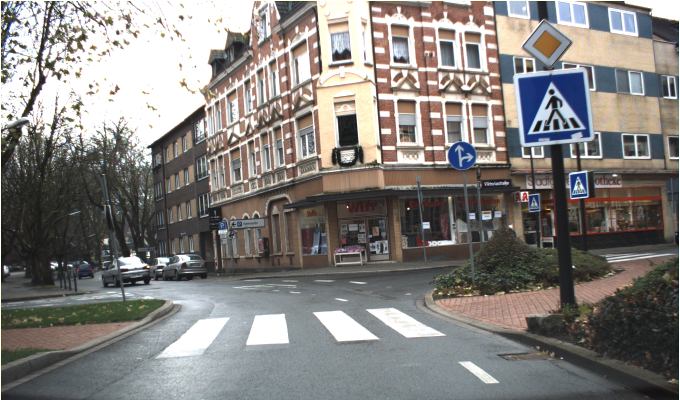
#> input picture VA-P2/Material Señales/00262.ppm, 1360 x 800 px (shown at 1/2 size)
$ python prueba5.py
#> lines starting #> are read from the running program, lines starting #| are printed output that depends on the picture; after the words box and inside, x2 and y2 are one past the last pixel; in counts of white or black regions, pixels touching at a corner belong together
#> in detect_blue_square, image is the input picture: shape (800, 1360, 3); mean B, G, R 125.9, 128.9, 132.3
#> in detect_blue_square, `mask_blue = cv2.inRange(hsv, lower_blue, upper_blue)`:
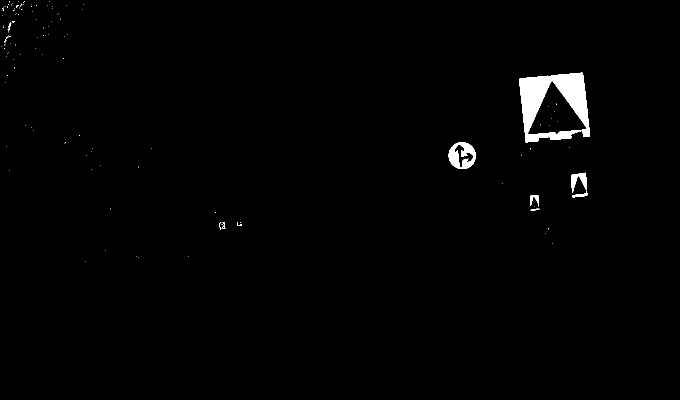
#> mask_blue: shape (800, 1360) (shown at 1/2 size); 1.2% white; 118 white regions (109 under 20 px), largest, box (x1, y1, x2, y2) and area: (1038, 145, 1180, 285) 9858, (897, 284, 952, 338) 1713, (1142, 345, 1174, 386) 604
#> in detect_blue_square, `contours, _ = cv2.findContours(roi_threshold, cv2.RETR_EXTERNAL, cv2.C..`: contours = 27 contours, 19 with area under 20; largest, box (x1, y1, x2, y2) and area: (1038, 145, 1180, 285) 15962, (897, 284, 952, 338) 2233, (1142, 345, 1174, 385) 523, (1060, 390, 1078, 412) 148, (1144, 383, 1175, 395) 124, (444, 444, 451, 458) 28, (1061, 417, 1078, 422) 26, (16, 46, 22, 61) 20
#> the loop in detect_blue_square, `for cnt in contours:` made 27 passes
#> (epsilon, area, x, y, w, h, internal_contours) on passes 7, 9: (3.93, 148, 1060, 390, 18, 22, 1 contour; box (x1, y1, x2, y2) and area: (0, 0, 18, 22) 270), (6.92, 523, 1142, 345, 32, 40, 1 contour; box (x1, y1, x2, y2) and area: (0, 0, 32, 40) 832)
#> (printed output is left out)
#> after the loop in detect_blue_square, `for cnt in contours:`:
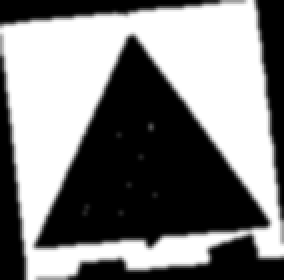
#> roi_threshold_internal: shape (140, 142) (shown 2 times larger); min 0, max 255, mean 126.8
#> after the loop in detect_blue_square, `for cnt in contours:`:
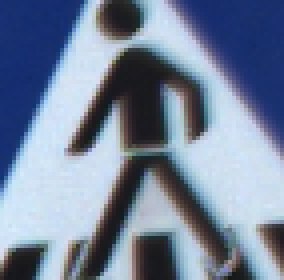
#> small_roi: shape (70, 71, 3) (shown 4 times larger); mean B, G, R 155.6, 132, 117.4
import cv2
import numpy as np
import matplotlib.pyplot as plt

def detect_blue_circles(image):
    hsv = cv2.cvtColor(image, cv2.COLOR_BGR2HSV)
#> hsv: shape (800, 1360, 3); mean H, S, V 52.1, 39.4, 139
    gray = cv2.cvtColor(image, cv2.COLOR_BGR2GRAY)

    lower_blue = np.array([106, 120, 50])
    upper_blue = np.array([130, 230, 255])

    mask_blue = cv2.inRange(hsv, lower_blue, upper_blue)
#> mask_blue: shape (800, 1360); 1.2% white; 163 white regions (152 under 20 px), largest, box (x1, y1, x2, y2) and area: (1040, 147, 1179, 284) 10046, (897, 284, 952, 338) 1790, (1144, 347, 1173, 384) 549

    blurred_mask_blue = cv2.GaussianBlur(mask_blue, (3, 3), 0)

    circles_blue = cv2.HoughCircles(
        blurred_mask_blue,
        cv2.HOUGH_GRADIENT_ALT,
        dp=1,
        minDist=14,
        param1=100,
        param2=0.48,
        minRadius=1,
        maxRadius=50
    )
#> circles_blue = [[923, 310, 27.35], [1156, 361, 14.58], [1068, 403, 12.82], [443, 450, 6.81]]

    original_image = np.copy(image)
    if circles_blue is not None:
        circles_blue = np.uint16(np.around(circles_blue))
#> circles_blue = [[923, 310, 27], [1156, 361, 15], [1068, 403, 13], [443, 450, 7]]
        for circle in circles_blue[0, :]:
            x, y, r = circle
            x = np.clip(x, r, gray.shape[1] - r)
            y = np.clip(y, r, gray.shape[0] - r)

            roi = gray[max(0, y - r):min(gray.shape[0], y + r), max(0, x - r):min(gray.shape[1], x + r)]
            _, roi_threshold = cv2.threshold(roi, 0, 255, cv2.THRESH_BINARY + cv2.THRESH_OTSU)

            if cv2.countNonZero(roi_threshold) > 0:
                if roi_threshold.size > 0:
                    contours, _ = cv2.findContours(roi_threshold, cv2.RETR_EXTERNAL, cv2.CHAIN_APPROX_SIMPLE)
                    for cnt in contours:
                        area = cv2.contourArea(cnt)
                        peri = cv2.arcLength(cnt, True)
                        approx = cv2.approxPolyDP(cnt, 0.03 * peri, True)
                        if len(approx) == 4 or len(approx) == 5  or len(approx) == 6:
                            rect = cv2.minAreaRect(cnt)
                            angle = rect[2]
                            if angle >= -45 and angle <= 45 or angle == 90:
                                cv2.circle(original_image, (x, y), r, (0, 255, 0), 2)
#> this loop made 4 passes
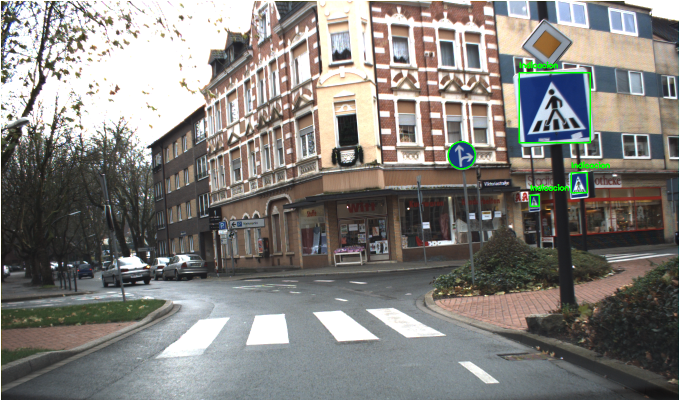
#> original_image: shape (800, 1360, 3) (shown at 1/2 size); mean B, G, R 125.3, 129.3, 131.7

    return mask_blue, original_image


def detect_red_circles(image):
    hsv = cv2.cvtColor(image, cv2.COLOR_BGR2HSV)
#> hsv: shape (800, 1360, 3); mean H, S, V 52.1, 39.4, 139
    gray = cv2.cvtColor(image, cv2.COLOR_BGR2GRAY)

    lower_red = np.array([0, 125, 30])
    upper_red = np.array([10, 255, 255])

    mask_red = cv2.inRange(hsv, lower_red, upper_red)
#> mask_red: shape (800, 1360); 0.5% white; 443 white regions (409 under 20 px), largest, box (x1, y1, x2, y2) and area: (1167, 391, 1324, 410) 1226, (1172, 440, 1329, 470) 557, (1083, 397, 1114, 474) 417

    blurred_mask_red = cv2.GaussianBlur(mask_red, (3, 3), 0)

    circles_red = cv2.HoughCircles(
        blurred_mask_red,
        cv2.HOUGH_GRADIENT_ALT,
        dp=0.1,
        minDist=6,
        param1=100,
        param2=0.5,
        minRadius=10,
        maxRadius=49
    )
#> circles_red = [[1198, 432, 34.04], [1238, 431, 35.06], [1101, 458, 15.88]]

    original_image = np.copy(image)
    if circles_red is not None:
        circles_red = np.uint16(np.around(circles_red))
#> circles_red = [[1198, 432, 34], [1238, 431, 35], [1101, 458, 16]]

        for circle in circles_red[0, :]:
            print("circle")
            x, y, r = circle
            x = np.clip(x, r, gray.shape[1] - r)
            y = np.clip(y, r, gray.shape[0] - r)
            roi = gray[max(0, y - r):min(gray.shape[0], y + r), max(0, x - r):min(gray.shape[1], x + r)]
            _, roi_threshold = cv2.threshold(roi, 0, 255, cv2.THRESH_BINARY + cv2.THRESH_OTSU)
            if cv2.countNonZero(roi_threshold) > 0:
                if roi_threshold.size > 0:
                    contours, _ = cv2.findContours(roi_threshold, cv2.RETR_EXTERNAL, cv2.CHAIN_APPROX_SIMPLE)
                    for cnt in contours:
                        area = cv2.contourArea(cnt)
                        peri = cv2.arcLength(cnt, True)
                        approx = cv2.approxPolyDP(cnt, 0.03 * peri, True)
                        roi_signal = image[max(0, y - r):min(gray.shape[0], y + r), max(0, x - r):min(gray.shape[1], x + r)]
                        adjusted_image = cv2.convertScaleAbs(roi_signal, alpha=2.3, beta=20)
                        white_ratio, red_ratio = verificar_colores_en_roi(adjusted_image)
                        if (70 > white_ratio > 21) and (60 > red_ratio >= 25) and (850 > area >= 30) and (len(approx) in [1, 4, 8] or (len(approx) >= 6 and len(approx) <= 6.05)):
                            inner_circles = cv2.HoughCircles(
                                roi_threshold,
                                cv2.HOUGH_GRADIENT,
                                dp=1,
                                minDist=2000,
                                param1=100,
                                param2=4,
                                minRadius=9,
                                maxRadius=45
                            )
                            if inner_circles is not None:
                                print("circle")
                                inner_circles = np.uint16(np.around(inner_circles))
                                for circle in inner_circles[0, :]:
                                    x_inner, y_inner, r_inner = circle
                                    x_inner = np.clip(x_inner, r_inner, gray.shape[1] - r_inner)
                                    y_inner = np.clip(y_inner, r_inner, gray.shape[0] - r_inner)
                                    area_inner = np.pi * (r_inner ** 2)
                                    roi_signal_inner = image[max(0, y_inner - r_inner):min(gray.shape[0], y_inner + r_inner), max(0, x_inner - r_inner):min(gray.shape[1], x_inner + r_inner)]
                                    adjusted_image_inner = cv2.convertScaleAbs(roi_signal_inner, alpha=2.5, beta=10)
                                    white_ratio, red_ratio = verificar_colores_en_roi(adjusted_image_inner)
                                    if (3800 > area_inner > 450) and (105 > white_ratio > 84):
                                        cv2.rectangle(original_image, (x - r, y - r), (x + r, y + r), (0, 255, 0), 2)
                                        cv2.putText(original_image, "Prohibicion", (x - 30, y - 40), cv2.FONT_HERSHEY_SIMPLEX, 0.5, (0, 255, 0), 2)
#> this loop made 3 passes
#> (x, y, r) on passes 1 to 3: (1198, 432, 34), (1238, 431, 35), (1101, 458, 16)
#> (printed output is left out)
#> pass 1, in verificar_colores_en_roi, `mask_red = cv2.inRange(hsv_roi, red_lower, red_upper)`:
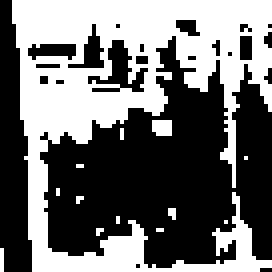
#> mask_red: shape (68, 68) (shown 4 times larger); 43.7% white; 13 white regions (12 under 20 px), largest, box (x1, y1, x2, y2) and area: (3, 0, 68, 68) 1971
#> after the loop:
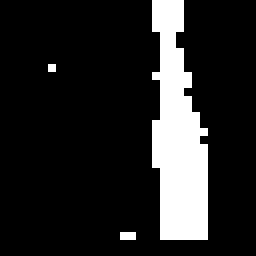
#> roi_threshold: shape (32, 32) (shown 8 times larger); 14.7% white; 3 white regions (2 under 20 px), largest, box (x1, y1, x2, y2) and area: (19, 0, 26, 30) 148
#> after the loop, area_inner = 2290.2; inner_circles = [[34, 34, 27]]; r_inner = 27; x_inner = 34; y_inner = 34

    return blurred_mask_red, original_image

def verificar_colores_en_roi(roi):
    white_lower = np.array([0, 0, 220])
    white_upper = np.array([180, 50, 255])

    red_lower = np.array([0, 60, 80])
    red_upper = np.array([30, 200, 255])

    hsv_roi = cv2.cvtColor(roi, cv2.COLOR_BGR2HSV)
    mask_red = cv2.inRange(hsv_roi, red_lower, red_upper)
    mask_white = cv2.inRange(hsv_roi, white_lower, white_upper)

    red_pixels_percentage = np.sum(mask_red == 255) / (roi.shape[0] * roi.shape[1]) * 100
    white_pixels_percentage = np.sum(mask_white == 255) / (roi.shape[0] * roi.shape[1]) * 100

    return white_pixels_percentage, red_pixels_percentage

def detect_red_triangles(image):
    hsv = cv2.cvtColor(image, cv2.COLOR_BGR2HSV)

    lower_red = np.array([0, 125, 30])
    upper_red = np.array([10, 255, 255])
    lower_red_strange = np.array([175, 100, 40])
    upper_red_strange = np.array([200, 255, 255])

    mask_red = cv2.inRange(hsv, lower_red, upper_red)
    mask_red_strange = cv2.inRange(hsv, lower_red_strange, upper_red_strange)
#> mask_red_strange: shape (800, 1360); 0.03% white in thin lines or dots, all inside (x1, y1, x2, y2) = (6, 16, 1323, 545)

    combined_mask = cv2.bitwise_or(mask_red, mask_red_strange)
#> combined_mask: shape (800, 1360); 0.53% white; 476 white regions (441 under 20 px), largest, box (x1, y1, x2, y2) and area: (1167, 391, 1324, 410) 1226, (1172, 440, 1329, 470) 607, (1083, 397, 1115, 474) 433
    blurred_mask_red = cv2.GaussianBlur(combined_mask, (3, 3), 0)
    _, blurred_threshold = cv2.threshold(blurred_mask_red, 0, 255, cv2.THRESH_BINARY )
#> blurred_threshold: shape (800, 1360); 1.3% white; 354 white regions (263 under 20 px)

    contours, _ = cv2.findContours(blurred_threshold, cv2.RETR_EXTERNAL, cv2.CHAIN_APPROX_SIMPLE)
#> contours = 354 contours, 300 with area under 20; largest, box (x1, y1, x2, y2) and area: (1166, 372, 1325, 411) 1998, (1169, 410, 1330, 471) 1114, (1082, 378, 1116, 477) 666, (843, 402, 888, 414) 338, (961, 395, 1000, 409) 334
    original_image = image.copy()

    for cnt in contours:
        epsilon = 0.03 * cv2.arcLength(cnt, True)
        approx = cv2.approxPolyDP(cnt, epsilon, True)
        area = cv2.contourArea(cnt)

        if (len(approx) == 3 or len(approx) == 7 or len(approx) == 6 or len(approx) == 5) and area > 610:
            x, y, w, h = cv2.boundingRect(cnt)
            roi_signal = image[y:y+h, x:x+w]
            adjusted_image = cv2.convertScaleAbs(roi_signal, alpha=1.5, beta=1)
            white_ratio, red_ratio = verificar_colores_en_roi(adjusted_image)
            if white_ratio > 20 and white_ratio <= 70 and red_ratio > 10 and red_ratio < 40:
                cv2.rectangle(original_image, (x, y), (x + w, y + h), (0, 255, 0), 3)
#> this loop made 354 passes
#> (epsilon, area, x, y, w, h, white_ratio, red_ratio) on passes 73, 96, 99: (17.49, 1113.5, 1169, 410, 161, 61, 3.03, 41.65), (8.83, 665.5, 1082, 378, 34, 99, 2.88, 37.34), (20.69, 1997.5, 1166, 372, 159, 39, 3.84, 80.49)
#> adjusted_image: shape (39, 159, 3)
#> roi_signal: shape (39, 159, 3)

    return blurred_threshold, original_image

def detect_blue_square(image_path):
    image = cv2.imread(image_path)
    hsv = cv2.cvtColor(image, cv2.COLOR_BGR2HSV)

    lower_blue = np.array([100, 140, 50])
    upper_blue = np.array([124, 255, 255])

    mask_blue = cv2.inRange(hsv, lower_blue, upper_blue)

    blurred_mask_blue = cv2.GaussianBlur(mask_blue, (3, 3), 0)

    original_image = np.copy(image)

    _, roi_threshold = cv2.threshold(blurred_mask_blue, 0, 255, cv2.THRESH_BINARY + cv2.THRESH_OTSU)

    contours, _ = cv2.findContours(roi_threshold, cv2.RETR_EXTERNAL, cv2.CHAIN_APPROX_SIMPLE)
    original_image = np.copy(image)

    for cnt in contours:
        epsilon = 0.04 * cv2.arcLength(cnt, True)
        approx = cv2.approxPolyDP(cnt, epsilon, True)
        area = cv2.contourArea(cnt)

        if (len(approx) == 4 or len(approx) == 7 or len(approx) == 5) and area > 50:  #1200
            x, y, w, h = cv2.boundingRect(cnt)
            _, roi_threshold_internal = cv2.threshold(mask_blue[y:y+h, x:x+w], 0, 255, cv2.THRESH_BINARY + cv2.THRESH_OTSU)
            roi_threshold_internal = cv2.GaussianBlur(roi_threshold_internal, (5, 5), 0)
            internal_contours, _ = cv2.findContours(roi_threshold_internal, cv2.RETR_EXTERNAL, cv2.CHAIN_APPROX_SIMPLE)

            for internal_cnt in internal_contours:
                internal_approx = cv2.approxPolyDP(internal_cnt, 0.04 * cv2.arcLength(internal_cnt, True), True)
                if len(internal_approx) == 4 or len(internal_approx) == 7 or len(internal_approx) == 3 or (len(approx) >= 1 and len(approx) <= 20):
                    small_roi = image[y + h // 4:y + 3 * h // 4, x + w // 4:x + 3 * w // 4]
                    small_roi_hsv = cv2.cvtColor(small_roi, cv2.COLOR_BGR2HSV)

                    lower_black = np.array([0, 0, 0])
                    upper_black = np.array([240, 50, 80])

                    mask_black = cv2.inRange(small_roi_hsv, lower_black, upper_black)

                    if cv2.countNonZero(mask_black) > 0:
                        print("hola")
                        cv2.rectangle(original_image, (x, y), (x + w, y + h), (0, 255, 0), 2)
                        cv2.putText(original_image, "Indicacion", (x, y - 10), cv2.FONT_HERSHEY_SIMPLEX, 0.5, (0, 255, 0), 2)

    return blurred_mask_blue, original_image

image_path = "Material Señales/00262.ppm"
detected_image_blue_square, image_blue_square = detect_blue_square(image_path)
detected_image_blue, image_blue = detect_blue_circles(image_blue_square)
detected_image_red, image_red = detect_red_circles(image_blue)
detected_image_red_triangles, image_red_triangles = detect_red_triangles(image_red)

# Visualizar los resultados
fig, ax = plt.subplots(1, 2, figsize=(10, 5))
ax[0].imshow(cv2.cvtColor(image_red_triangles, cv2.COLOR_BGR2RGB))
ax[0].set_title('Áreas azules detectadas')

# Mostrar la imagen
ax[1].imshow(detected_image_blue)
ax[1].set_title('Imagen')

for a in ax:
    a.axis('off')

plt.tight_layout()
plt.show()
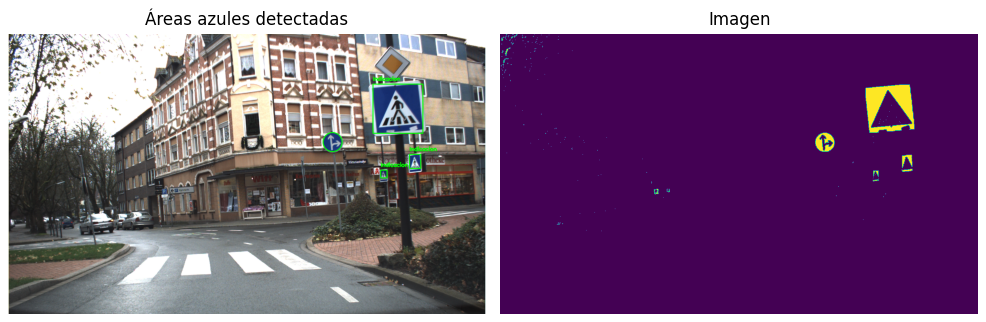
#> figure drawn by matplotlib, 2 panels

$ run again, with VA-P2/Material Señales/00001.ppm copied over VA-P2/Material Señales/00262.ppm
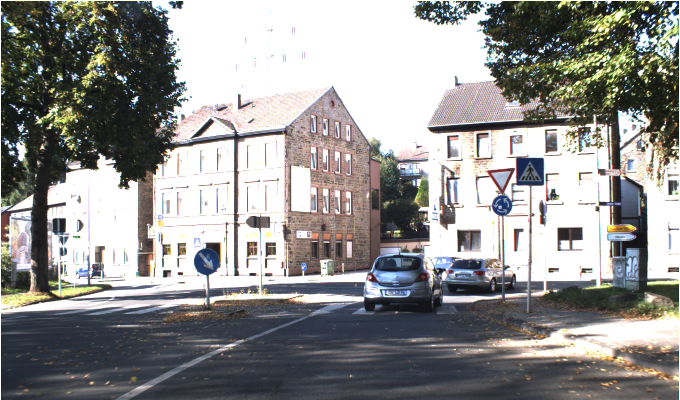
#> input picture VA-P2/Material Señales/00001.ppm, 1360 x 800 px (shown at 1/2 size)
#> in detect_blue_square, image is the input picture: shape (800, 1360, 3); mean B, G, R 143.6, 145.1, 145.7
#> in detect_blue_square, `mask_blue = cv2.inRange(hsv, lower_blue, upper_blue)`:
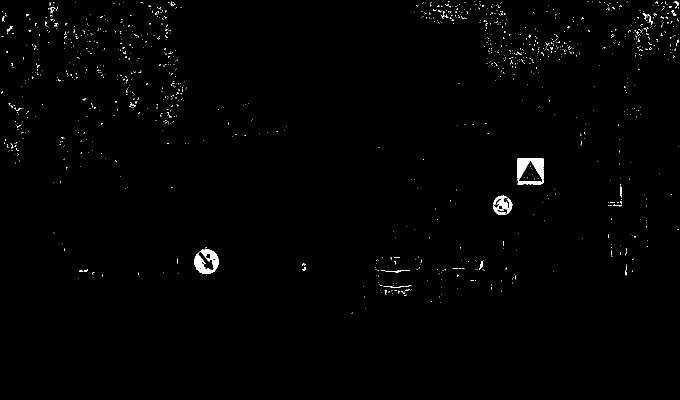
#> mask_blue: shape (800, 1360) (shown at 1/2 size); 0.74% white; 1184 white regions (1160 under 20 px), largest, box (x1, y1, x2, y2) and area: (1034, 316, 1088, 369) 1651, (389, 498, 438, 548) 1357, (986, 391, 1025, 430) 784
#> in detect_blue_square, `contours, _ = cv2.findContours(roi_threshold, cv2.RETR_EXTERNAL, cv2.C..`: contours = 621 contours, 605 with area under 20; largest, box (x1, y1, x2, y2) and area: (1034, 316, 1088, 369) 2649, (389, 498, 438, 548) 1387, (986, 391, 1025, 430) 900, (958, 522, 966, 540) 52, (1285, 26, 1299, 39) 47
#> the loop in detect_blue_square, `for cnt in contours:` made 621 passes
#> (epsilon, approx, area, x, y, w, h) on pass 49: (1.66, [[965, 522], [962, 523], [958, 539], [964, 533]], 52.5, 958, 522, 8, 18)
#> (printed output is left out)
#> in detect_blue_circles, `circles_blue = cv2.HoughCircles( blurred_mask_blue, cv2.HOUGH_GRADIENT..`: circles_blue = [[1005, 412, 16.21], [413, 523, 24.79]]
#> in detect_blue_circles, `circles_blue = np.uint16(np.around(circles_blue))`: circles_blue = [[1005, 412, 16], [413, 523, 25]]
#> the loop in detect_blue_circles, `for circle in circles_blue[0, :]:` made 2 passes
#> mask_red: shape (800, 1360); 0.25% white in thin lines or dots
#> circles_red = None
#> mask_red_strange: shape (800, 1360); 0.08% white in thin lines or dots, all inside (x1, y1, x2, y2) = (8, 8, 1333, 723)
#> combined_mask: shape (800, 1360); 0.33% white in thin lines or dots
#> blurred_threshold: shape (800, 1360); 1.3% white; 790 white regions (639 under 20 px)
#> in detect_red_triangles, `contours, _ = cv2.findContours(blurred_threshold, cv2.RETR_EXTERNAL, c..`: contours = 790 contours, 724 with area under 20; largest, box (x1, y1, x2, y2) and area: (973, 337, 1029, 388) 1504, (835, 546, 858, 563) 204, (738, 546, 754, 565) 136, (294, 506, 310, 521) 128, (949, 542, 967, 552) 123
#> the loop in detect_red_triangles, `for cnt in contours:` made 790 passes
#> (epsilon, area, x, y, w, h, white_ratio, red_ratio) on pass 327: (5.56, 1504.5, 973, 337, 56, 51, 67.26, 14.81)
#> `plt.show()`:
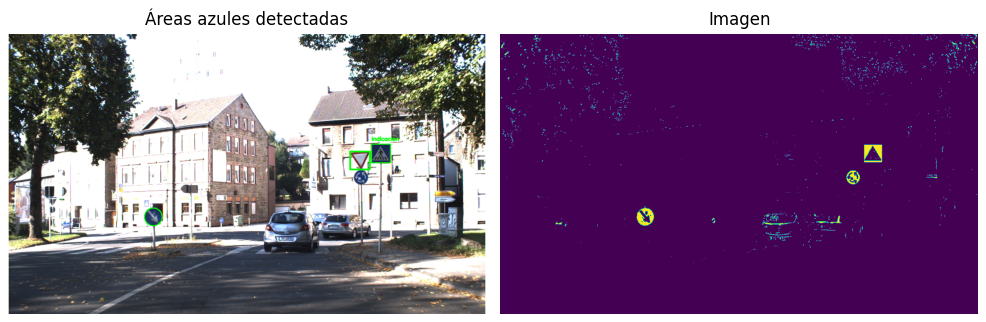
#> figure drawn by matplotlib, 2 panels
